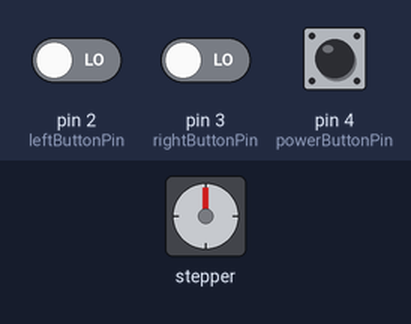
A sketch run on a simulated Arduino Uno, built with avr-gcc and run on an emulated ATmega328P. Parts: stepper motor. Wiring (inferred from the names in the program): stepper motor driver (200 steps per turn assumed): step pin 6; direction pin 7; enable pin 8. The test bench sets the inputs (shaded band); at power-on: pin 4 (powerButtonPin) HIGH, pin 2 (leftButtonPin) LOW, pin 3 (rightButtonPin) LOW.

Above: at 1.2 s.
1.3 s: pin 4 (powerButtonPin) pulled LOW for 0.15 s
Timing chart, 0 to 4.3 s (numbered marks = the images above; inputs shaded):
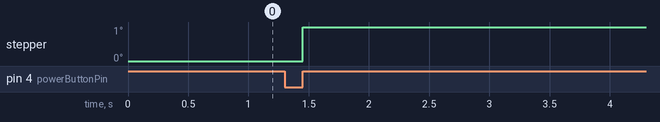

The sketch:

Linear_Stepper.ino
```cpp
#include <Button.h>

const int stepPin = 6 ;
const int dirPin = 7;
const int enPin = 8;

const int leftButtonPin = 2;
const int rightButtonPin = 3;
const int powerButtonPin = 4;

int dir = HIGH;

bool on = false;

const double power = 0.9;

Button powerButton(powerButtonPin);

void setup() {
  // put your setup code here, to run once:
  // Serial.begin(9600);

  pinMode(stepPin,OUTPUT);
  pinMode(dirPin,OUTPUT);
  pinMode(enPin,OUTPUT);

  powerButton.begin();

  digitalWrite(enPin,LOW);
  digitalWrite(dirPin,dir);

  attachInterrupt(digitalPinToInterrupt(leftButtonPin), leftButtonPressed, RISING);
  attachInterrupt(digitalPinToInterrupt(rightButtonPin), rightButtonPressed, RISING);
}

void loop() {
  // put your main code here, to run repeatedly:
  if (powerButton.released())
  {
		on = !on;
  }
  if (on == true)
  {
    analogWrite(stepPin, power*255);
  }
  else{
    analogWrite(stepPin, 0);
  }
}

void leftButtonPressed()
{
  digitalWrite(dirPin,HIGH);
  dir = HIGH;
}

void rightButtonPressed()
{
  digitalWrite(dirPin,LOW);
  dir = LOW;
}
```
